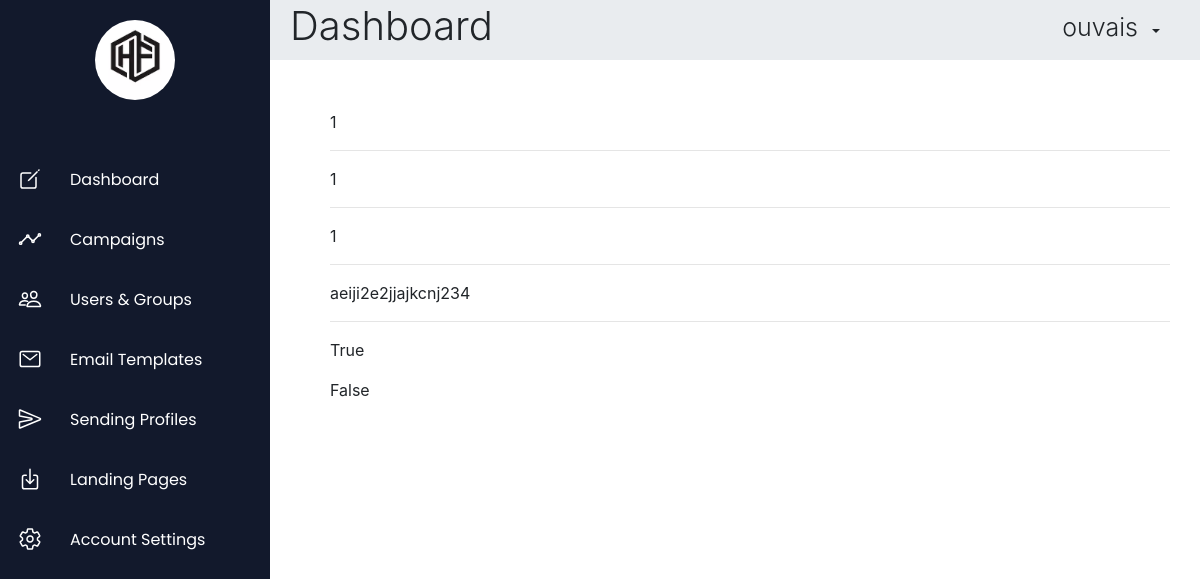
The page /dashboard (signed in) on the database its author committed.
### App/models.py (models this page shows)
class TimeStampMixin(models.Model):
    class Meta:
        abstract = True
    created_on = models.DateTimeField(auto_now_add=True)
    modified_on = models.DateTimeField(auto_now=True)

class CampaignResults(TimeStampMixin):
    class Meta:
        unique_together = (('campaign', 'user'),)
    campaign = models.ForeignKey(Campaign, on_delete=models.CASCADE)
    user = models.ForeignKey(Targets, on_delete=models.CASCADE)
    userClickStatus = models.BooleanField(default=False)
    userEmailStatus = models.BooleanField(default=False)
    image_id = models.CharField(max_length=50, unique=True)

### App/views.py (the view)
# urls.py: path('dashboard',views.dashboard, name="dashboard"),
def dashboard(request):
    if request.session.has_key('id'):
        id = request.session['id']
        return render(request, "dashboard.html", context={ "title": "Dashboard - Human Firewall", "header": "Dashboard","data": CampaignResults.objects.all() })
    else:
        messages.info(request, 'Kindly Login To Continue')
        return redirect("login")

### templates/dashboard.html
{% extends 'base.html' %}
{% block content %}
    <div class="container-fluid content">
        {% if data.values.count > 0 %}
            {% for d in data.values %}
                <p>{{ d.id }}</p><hr>
                <p>{{ d.campaign_id }}</p><hr>
                <p>{{ d.user_id }}</p><hr>
                <p>{{ d.image_id }}</p><hr>
                <p>{{ d.userEmailStatus }}</p>
        <p>{{ d.userClickStatus }}</p>
            {% endfor %}
        {% endif %}
    </div>
{% endblock %}

### static/css/base.css (style rules this page uses)
* { margin: 0; padding: 0; box-sizing: border-box; }
body { min-height: 100vh; }
.container-fluid.content { margin-top: 50px; margin-left: 60px; padding-left: 60px; padding-right: 60px; transition: 0.5s; width: 95%; }

### rows shown on the page
CampaignResults: id "1", campaign_id "1", user_id "1", image_id "aeiji2e2jjajkcnj234", userEmailStatus "True", userClickStatus "False"

### other values the page prints
{{ header }} "Dashboard"
{{ request.session.username }} "ouvais"
